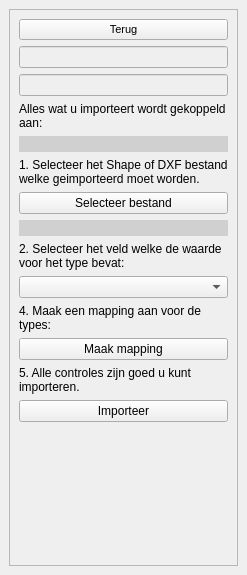
<?xml version="1.0" encoding="UTF-8"?>
<ui version="4.0">
 <class>OivObjectenDockWidgetBase</class>
 <widget class="QDockWidget" name="OivObjectenDockWidgetBase">
  <property name="geometry">
   <rect>
    <x>0</x>
    <y>0</y>
    <width>247</width>
    <height>575</height>
   </rect>
  </property>
  <property name="features">
   <set>QDockWidget::DockWidgetFloatable|QDockWidget::DockWidgetMovable</set>
  </property>
  <property name="windowTitle">
   <string>Importeer bestand</string>
  </property>
  <widget class="QWidget" name="dockWidgetContents">
   <layout class="QGridLayout" name="gridLayout">
    <item row="0" column="0">
     <widget class="QScrollArea" name="scrollArea">
      <property name="widgetResizable">
       <bool>true</bool>
      </property>
      <widget class="QWidget" name="scrollAreaWidgetContents">
       <property name="geometry">
        <rect>
         <x>0</x>
         <y>0</y>
         <width>227</width>
         <height>533</height>
        </rect>
       </property>
       <layout class="QVBoxLayout" name="verticalLayout_2">
        <item>
         <layout class="QVBoxLayout" name="verticalLayout">
          <item>
           <widget class="QPushButton" name="terug">
            <property name="enabled">
             <bool>true</bool>
            </property>
            <property name="font">
             <font>
              <pointsize>8</pointsize>
              <weight>50</weight>
              <bold>false</bold>
             </font>
            </property>
            <property name="text">
             <string>Terug</string>
            </property>
            <property name="checkable">
             <bool>true</bool>
            </property>
           </widget>
          </item>
          <item>
           <widget class="QLineEdit" name="bouwlaag_id">
            <property name="enabled">
             <bool>false</bool>
            </property>
           </widget>
          </item>
          <item>
           <widget class="QLineEdit" name="object_id">
            <property name="enabled">
             <bool>false</bool>
            </property>
           </widget>
          </item>
          <item>
           <widget class="QLabel" name="label1_2">
            <property name="text">
             <string>Alles wat u importeert wordt gekoppeld aan:</string>
            </property>
            <property name="wordWrap">
             <bool>true</bool>
            </property>
           </widget>
          </item>
          <item>
           <widget class="QLineEdit" name="object">
            <property name="enabled">
             <bool>false</bool>
            </property>
            <property name="styleSheet">
             <string notr="true">background-color: rgb(208, 208, 208);
border-color: rgba(255, 255, 255, 0);</string>
            </property>
            <property name="frame">
             <bool>false</bool>
            </property>
           </widget>
          </item>
          <item>
           <widget class="QLabel" name="label1">
            <property name="text">
             <string>1. Selecteer het Shape of DXF bestand welke geimporteerd moet worden.</string>
            </property>
            <property name="wordWrap">
             <bool>true</bool>
            </property>
           </widget>
          </item>
          <item>
           <widget class="QPushButton" name="select_file">
            <property name="text">
             <string>Selecteer bestand</string>
            </property>
           </widget>
          </item>
          <item>
           <widget class="QLineEdit" name="bestandsnaam">
            <property name="enabled">
             <bool>false</bool>
            </property>
            <property name="styleSheet">
             <string notr="true">background-color: rgb(208, 208, 208);
border-color: rgba(255, 255, 255, 0);</string>
            </property>
            <property name="frame">
             <bool>false</bool>
            </property>
           </widget>
          </item>
          <item>
           <widget class="QLabel" name="label3">
            <property name="text">
             <string>2. Selecteer het veld welke de waarde voor het type bevat:</string>
            </property>
            <property name="wordWrap">
             <bool>true</bool>
            </property>
           </widget>
          </item>
          <item>
           <widget class="QComboBox" name="type"/>
          </item>
          <item>
           <widget class="QLabel" name="label6">
            <property name="text">
             <string>4. Maak een mapping aan voor de types:</string>
            </property>
            <property name="wordWrap">
             <bool>true</bool>
            </property>
           </widget>
          </item>
          <item>
           <widget class="QPushButton" name="mapping">
            <property name="text">
             <string>Maak mapping</string>
            </property>
           </widget>
          </item>
          <item>
           <widget class="QLabel" name="label7">
            <property name="text">
             <string>5. Alle controles zijn goed u kunt importeren.</string>
            </property>
            <property name="wordWrap">
             <bool>true</bool>
            </property>
           </widget>
          </item>
          <item>
           <widget class="QPushButton" name="import_file">
            <property name="text">
             <string>Importeer</string>
            </property>
           </widget>
          </item>
          <item>
           <spacer name="verticalSpacer_2">
            <property name="orientation">
             <enum>Qt::Vertical</enum>
            </property>
            <property name="sizeHint" stdset="0">
             <size>
              <width>0</width>
              <height>0</height>
             </size>
            </property>
           </spacer>
          </item>
         </layout>
        </item>
       </layout>
      </widget>
     </widget>
    </item>
   </layout>
  </widget>
 </widget>
 <resources/>
 <connections/>
</ui>
